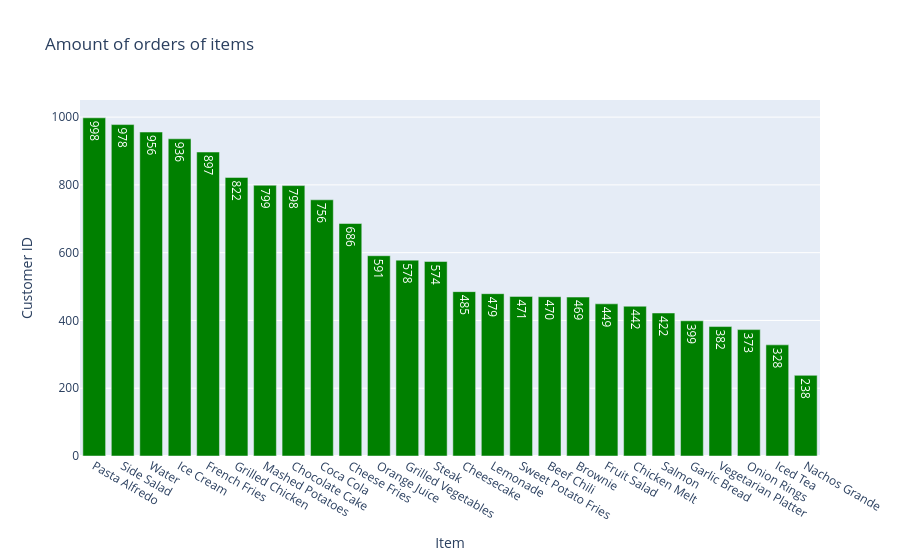

Here is the notebook cell this chart was saved with:
### Markdown cell above
6.How many Orderes of each items

### Code cell
ord_item=df.groupby('Item')['Customer ID'].count().reset_index()
px.bar(ord_item,x='Item',y='Customer ID',title='Amount of orders of items',text_auto=True,color_discrete_sequence=['green']).update_xaxes(categoryorder='total descending')

### Figure 1 — Plotly figure (JSON) as saved in the notebook; plotly's stock layout.template omitted (floating-point values rounded to 4 significant figures)
{"data": [{"hovertemplate": "Item=%{x}<br>Customer ID=%{y}<extra></extra>", "legendgroup": "", "marker": {"color": "green", "pattern": {"shape": ""}}, "name": "", "orientation": "v", "showlegend": false, "textposition": "auto", "texttemplate": "%{y}", "type": "bar", "x": ["Beef Chili", "Brownie", "Cheese Fries", "Cheesecake", "Chicken Melt", "Chocolate Cake", "Coca Cola", "French Fries", "Fruit Salad", "Garlic Bread", "Grilled Chicken", "Grilled Vegetables", "Ice Cream", "Iced Tea", "Lemonade", "Mashed Potatoes", "Nachos Grande", "Onion Rings", "Orange Juice", "Pasta Alfredo", "Salmon", "Side Salad", "Steak", "Sweet Potato Fries", "Vegetarian Platter", "Water"], "xaxis": "x", "y": [470, 469, 686, 485, 442, 798, 756, 897, 449, 399, 822, 578, 936, 328, 479, 799, 238, 373, 591, 998, 422, 978, 574, 471, 382, 956], "yaxis": "y"}], "layout": {"barmode": "relative", "legend": {"tracegroupgap": 0}, "title": {"text": "Amount of orders of items"}, "xaxis": {"anchor": "y", "categoryorder": "total descending", "domain": [0, 1], "title": {"text": "Item"}}, "yaxis": {"anchor": "x", "domain": [0, 1], "title": {"text": "Customer ID"}}}}
